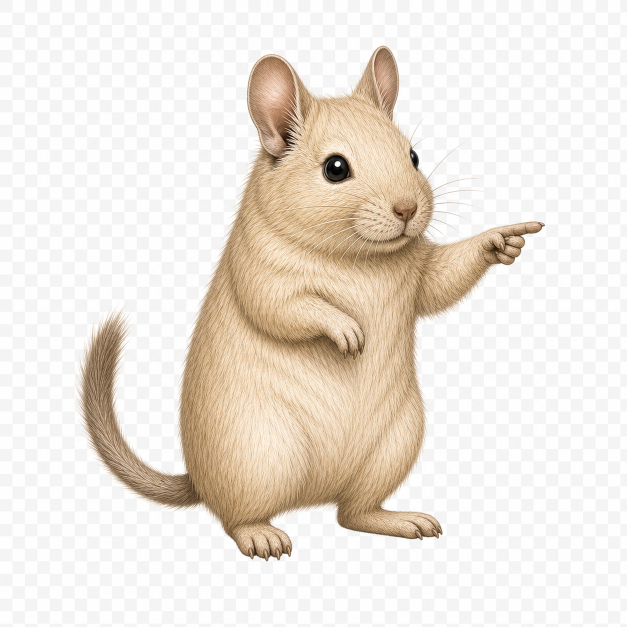
#> input picture assets/source/imagegen-point-cream-v1.png, 1254 x 1254 px (shown at 1/2 size)
$ python process_imagegen_asset.py ../assets/source/imagegen-point-cream-v1.png out.png
#> lines starting #> are read from the running program, lines starting #| are printed output that depends on the picture; after the words box and inside, x2 and y2 are one past the last pixel; in counts of white or black regions, pixels touching at a corner belong together
from __future__ import annotations

import argparse
from collections import deque
from pathlib import Path

from PIL import Image


def is_background(pixel: tuple[int, int, int, int]) -> bool:
    r, g, b, _ = pixel
    return min(r, g, b) >= 215 and max(r, g, b) - min(r, g, b) <= 42


def flood_background(img: Image.Image) -> set[tuple[int, int]]:
    width, height = img.size
#> width = 1254; height = 1254
    pixels = img.load()
    seen: set[tuple[int, int]] = set()
    queue: deque[tuple[int, int]] = deque()

    for x in range(width):
        for y in (0, height - 1):
            if is_background(pixels[x, y]):
                queue.append((x, y))
                seen.add((x, y))
    for y in range(height):
        for x in (0, width - 1):
            if (x, y) not in seen and is_background(pixels[x, y]):
                queue.append((x, y))
                seen.add((x, y))

    while queue:
        x, y = queue.popleft()
        for nx, ny in ((x - 1, y), (x + 1, y), (x, y - 1), (x, y + 1)):
            if nx < 0 or ny < 0 or nx >= width or ny >= height or (nx, ny) in seen:
                continue
            if is_background(pixels[nx, ny]):
                seen.add((nx, ny))
                queue.append((nx, ny))
    return seen


def process(src: Path, dst: Path, size: int) -> None:
    img = Image.open(src).convert("RGBA")
    bg = flood_background(img)
    pixels = img.load()
    for x, y in bg:
        r, g, b, _ = pixels[x, y]
        pixels[x, y] = (r, g, b, 0)
#> this loop made 1143702 passes
#> (x, y) on passes 1 to 3: (476, 78), (963, 196), (911, 6)

    alpha = img.getchannel("A")
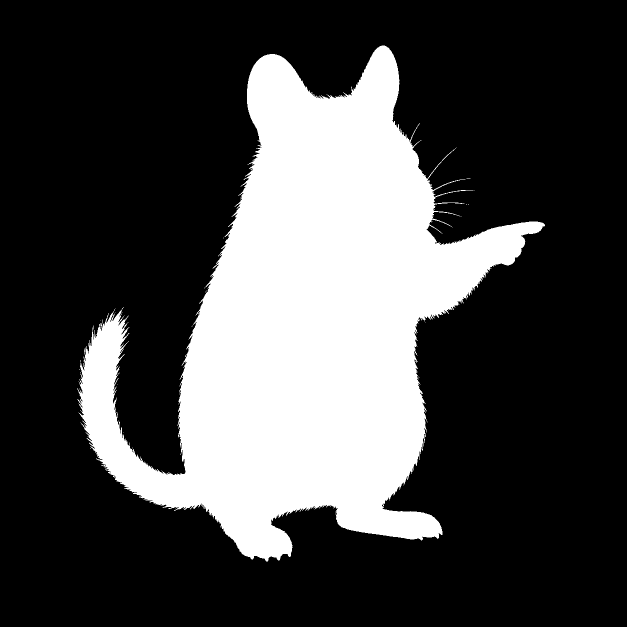
#> alpha: PIL image 1254x1254 L (shown at 1/2 size); 27.3% white; 30 white regions (29 under 20 px), largest, box (x1, y1, x2, y2) and area: (154, 91, 1090, 1123) 428761
    bbox = alpha.getbbox()
    if bbox is None:
        raise ValueError(f"no foreground detected: {src}")

    cropped = img.crop(bbox)
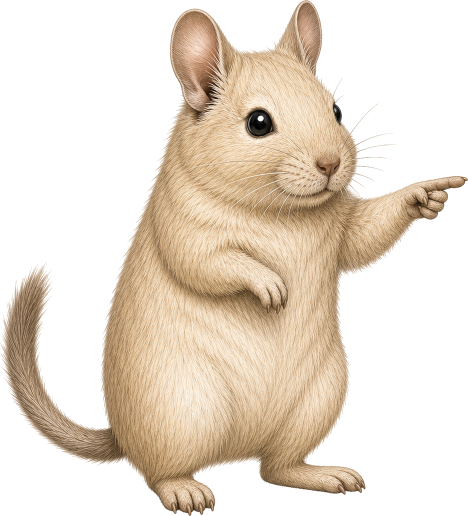
#> cropped: PIL image 936x1032 RGBA (shown at 1/2 size); mean R, G, B, A 228.7, 216.5, 202.3, 113.2; transparent parts drawn white
    cropped.thumbnail((size, size), Image.Resampling.LANCZOS)
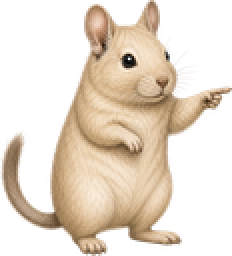
#> cropped: PIL image 116x128 RGBA (shown 2 times larger); mean R, G, B, A 105.6, 92.1, 76.6, 113.2; transparent parts drawn white
    out = Image.new("RGBA", (size, size), (0, 0, 0, 0))
#> out: PIL image 128x128 RGBA; every value is 0
    x = (size - cropped.width) // 2
    y = (size - cropped.height) // 2
    out.alpha_composite(cropped, (x, y))
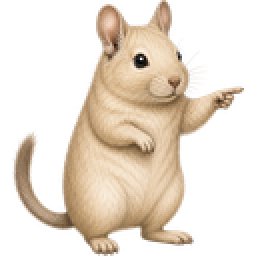
#> out: PIL image 128x128 RGBA (shown 2 times larger); mean R, G, B, A 95.7, 83.5, 69.5, 102.6; transparent parts drawn white
    dst.parent.mkdir(parents=True, exist_ok=True)
    out.save(dst)


def main() -> None:
    parser = argparse.ArgumentParser(description="Prepare one ImageGen MofuMouse asset.")
    parser.add_argument("src", type=Path)
    parser.add_argument("dst", type=Path)
    parser.add_argument("--size", type=int, default=128)
    args = parser.parse_args()
    process(args.src, args.dst, args.size)


if __name__ == "__main__":
    main()

$ run again, on assets/source/imagegen-sniff-pied-v1.png
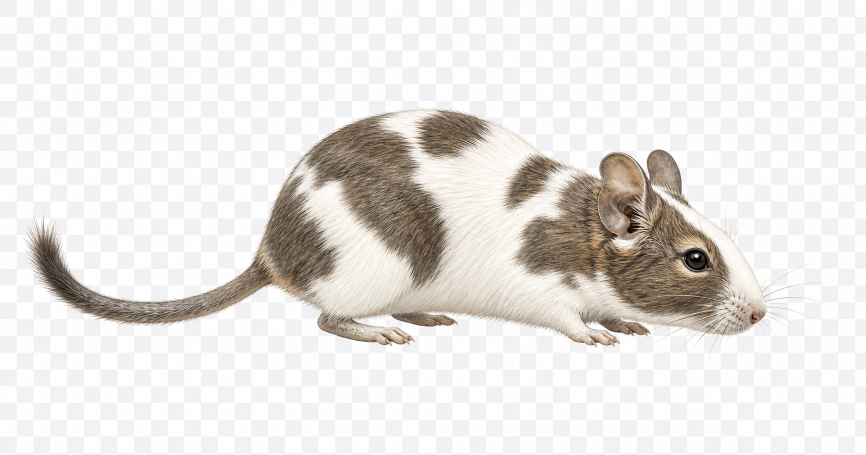
#> input picture assets/source/imagegen-sniff-pied-v1.png, 1731 x 909 px (shown at 1/2 size)
#> the loop in process, `for x, y in bg:` made 1271309 passes
#> (x, y) on passes 1 to 3: (476, 78), (963, 196), (911, 6)
#> in process, `alpha = img.getchannel("A")`:
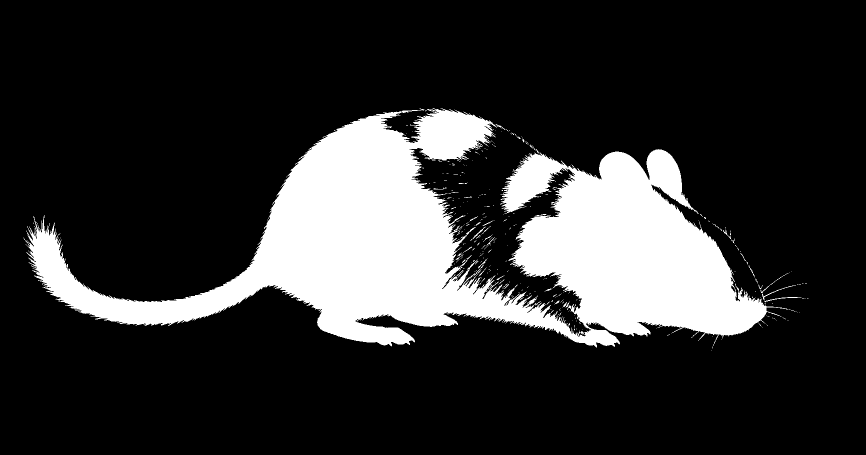
#> alpha: PIL image 1731x909 L (shown at 1/2 size); 19.2% white; 352 white regions (319 under 20 px), largest, box (x1, y1, x2, y2) and area: (46, 216, 1577, 695) 299609, (1529, 594, 1603, 604) 129, (1524, 570, 1592, 601) 127
#> in process, `out.alpha_composite(cropped, (x, y))`:
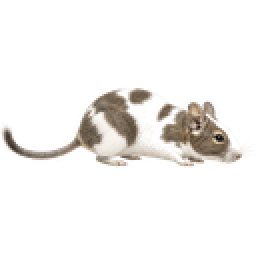
#> out: PIL image 128x128 RGBA (shown 2 times larger); mean R, G, B, A 30.1, 27.7, 25.3, 31.5; transparent parts drawn white

$ run again, on assets/source/imagegen-walk-pied-v2.png
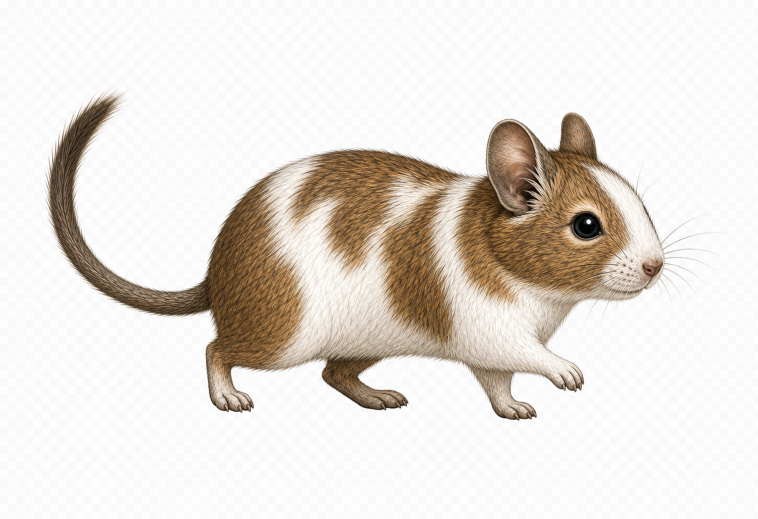
#> input picture assets/source/imagegen-walk-pied-v2.png, 1516 x 1038 px (shown at 1/2 size)
#> the loop in process, `for x, y in bg:` made 1172647 passes
#> (x, y) on passes 1 to 3: (476, 78), (963, 196), (911, 6)
#> in process, `alpha = img.getchannel("A")`:
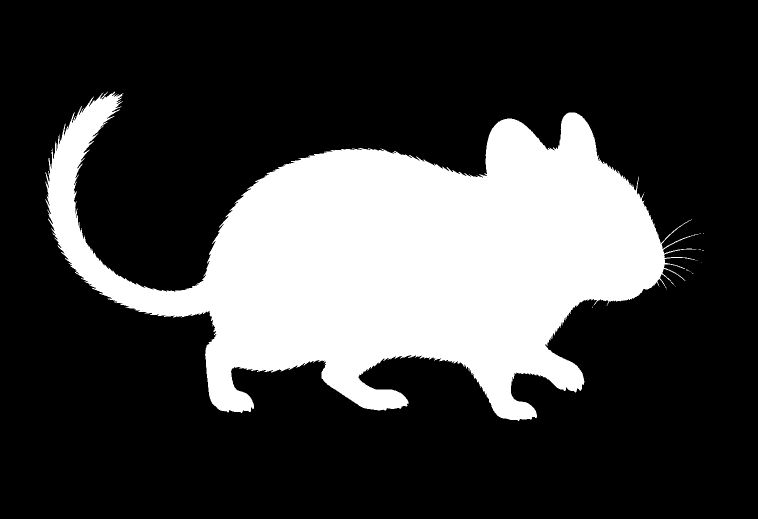
#> alpha: PIL image 1516x1038 L (shown at 1/2 size); 25.5% white; 17 white regions (16 under 20 px), largest, box (x1, y1, x2, y2) and area: (91, 183, 1397, 842) 400921
#> in process, `out.alpha_composite(cropped, (x, y))`:
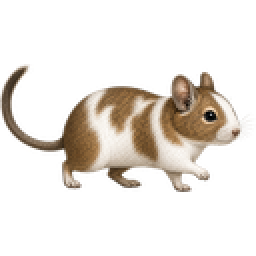
#> out: PIL image 128x128 RGBA (shown 2 times larger); mean R, G, B, A 46.4, 40.7, 34.4, 58.9; transparent parts drawn white

$ run again, on assets/source/imagegen-walk2-dark-v1.png
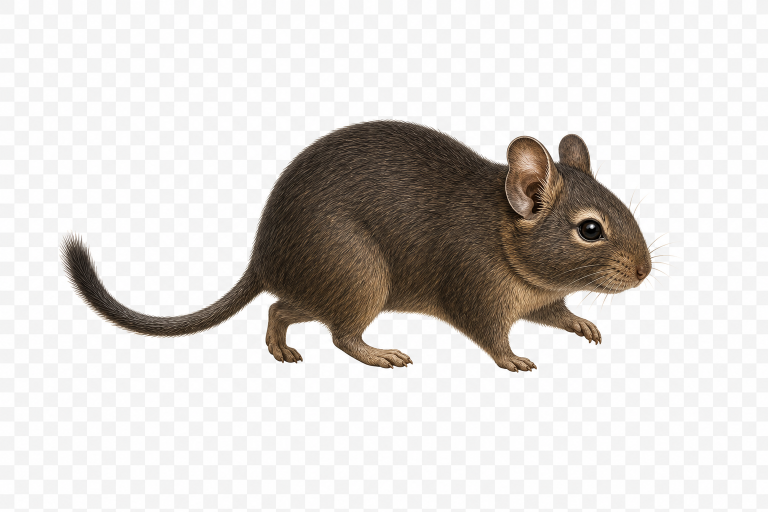
#> input picture assets/source/imagegen-walk2-dark-v1.png, 1536 x 1024 px (shown at 1/2 size)
#> the loop in process, `for x, y in bg:` made 1272152 passes
#> (x, y) on passes 1 to 3: (476, 78), (963, 196), (911, 6)
#> in process, `alpha = img.getchannel("A")`:
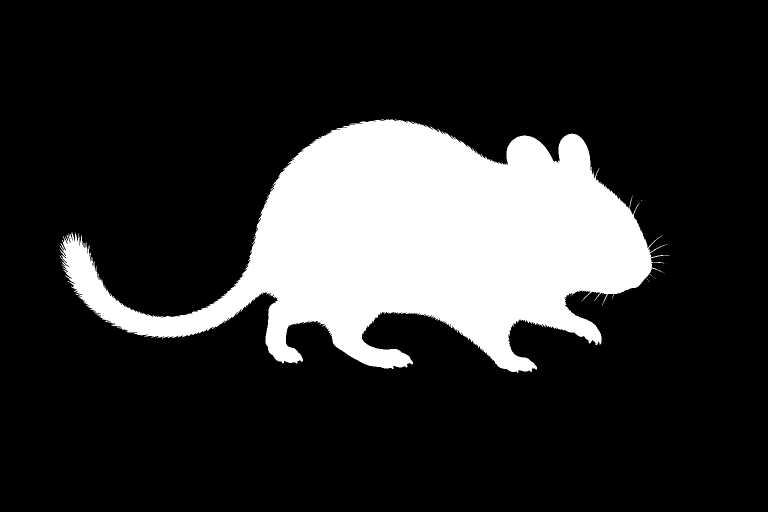
#> alpha: PIL image 1536x1024 L (shown at 1/2 size); 19.1% white; 19 white regions (18 under 20 px), largest, box (x1, y1, x2, y2) and area: (119, 239, 1339, 746) 300685
#> in process, `out.alpha_composite(cropped, (x, y))`:
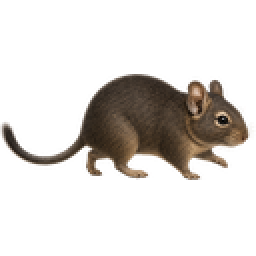
#> out: PIL image 128x128 RGBA (shown 2 times larger); mean R, G, B, A 24.9, 20.9, 17, 51.3; transparent parts drawn white
